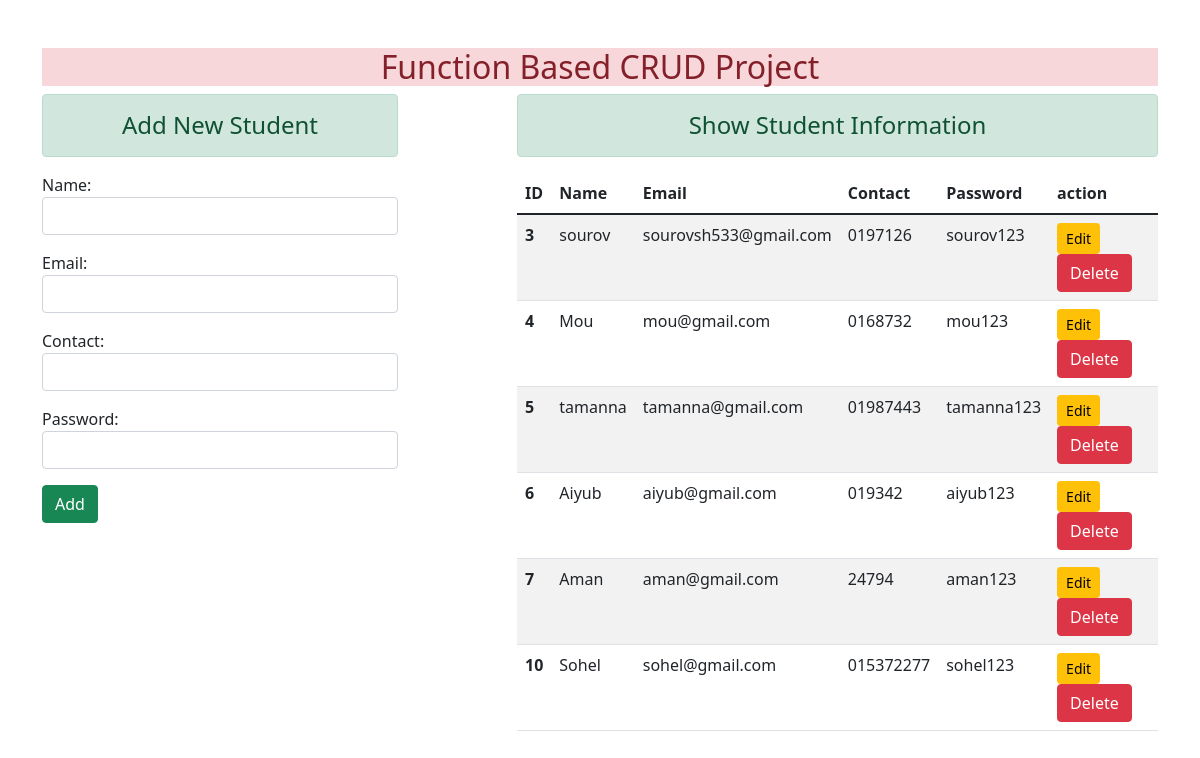
The page / on the database its author committed.
### enroll/models.py (models this page shows)
class User(models.Model):
    name = models.CharField(max_length=70)
    email = models.EmailField(max_length=70)
    contact = models.CharField(max_length=70)
    password = models.CharField(max_length=70)

### enroll/views.py (the view)
# urls.py: path('', views.add_show, name="addandshow"),
def add_show(request):
    if request.method == 'POST':
        fm = StudentRegistration(request.POST)
        if fm.is_valid():
            nm = fm.cleaned_data['name']
            em = fm.cleaned_data['email']
            ct = fm.cleaned_data['contact']
            pw = fm.cleaned_data['password']
            reg = User(name=nm, email=em, contact=ct, password=pw)
            reg.save()
    else:
        fm = StudentRegistration()
    stud = User.objects.all()
    return render(request, 'enroll/addandshow.html',{'form':fm, 'stu':stud})

### enroll/forms.py
class StudentRegistration(forms.ModelForm):
    class Meta:
        model = User
        fields = ['name','email','contact','password']
        widgets = {
            'name': forms.TextInput(attrs={'class': 'form-control'}),
            'email': forms.EmailInput(attrs={'class': 'form-control'}),
            'contact': forms.TextInput(attrs={'class': 'form-control'}),
            'password': forms.PasswordInput(render_value=True, attrs={'class': 'form-control'}),
        }

### enroll/templates/enroll/addandshow.html (shortened to what this page needs)
{% extends 'enroll/base.html' %}
{% block content%}
<div class="row">
    <div class="col-sm-4">
        <h4 class="text-center alert alert-success">Add New Student</h4>
        <form action="" method="POST">
          {{form.as_p}}
          <input type="submit" class="btn btn-success" value="Add">
         </form>
    </div>
    <div class="col-sm-7 offset-1">
        <h4 class="text-center alert alert-success">Show Student Information</h4>
        {% if stu %}
        <table class="table table-striped table-hover">
            <thead>
              <tr>
                <th scope="col">ID</th>
                <th scope="col">Name</th>
                <th scope="col">Email</th>
                <th scope="col">Contact</th>
                <th scope="col">Password</th>
                <th scope="col">action</th>
              </tr>
            </thead>
            <tbody>
             {% for st in stu %}
              <tr>
                <th scope="row">{{st.id}}</th>
                <td>{{st.name}}</td>
                <td>{{st.email}}</td>
                <td>{{st.contact}}</td>
                <td>{{st.password}}</td>
                <td>
                    <a href="{% url 'updatedata' st.id %}" class="btn btn-warning btn-sm">Edit</a>
                    <form action="{% url 'deletedata' st.id %}" method="POST" class='d-inline'> {% csrf_token %}
                        <input type="submit" class="btn btn-danger" value="Delete">
                    </form>
                </td>
              </tr>
              {% endfor %}
            </tbody>
          </table>
        {% else %}
         <h4 class="text-center alert alert-warning">No Records Found</h4>
        {% endif %}
    </div>
</div>
{% endblock content %}

### enroll/templates/enroll/base.html (shortened to what this page needs)
<!DOCTYPE html>
{% load static %}
<html lang="en">
<head>
    <link rel="stylesheet" href="{% static 'enroll/css/bootstrap.css' %}">
</head>
<body>
    <div class="container mt-5">
        <h2 class="text-center alert-danger">Function Based CRUD Project</h2>
        {% block content %}{% endblock content %}
    </div>
</body>
</html>

### rows shown on the page
User: id "3", name "sourov", email "sourovsh533@gmail.com", contact "0197126", password "sourov123"
User: id "4", name "Mou", email "mou@gmail.com", contact "0168732", password "mou123"
User: id "5", name "tamanna", email "tamanna@gmail.com", contact "01987443", password "tamanna123"
User: id "6", name "Aiyub", email "aiyub@gmail.com", contact "019342", password "aiyub123"
User: id "7", name "Aman", email "aman@gmail.com", contact "24794", password "aman123"
User: id "10", name "Sohel", email "sohel@gmail.com", contact "015372277", password "sohel123"
